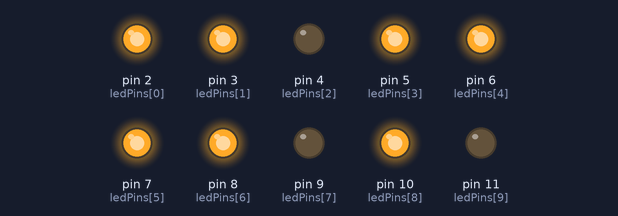
The sketch below on a simulated Arduino Uno, built with avr-gcc and run on an emulated ATmega328P. On the bench: output pins drawn as LEDs (lit = HIGH).

Above: at 1.49 s.
At 3.65 s:
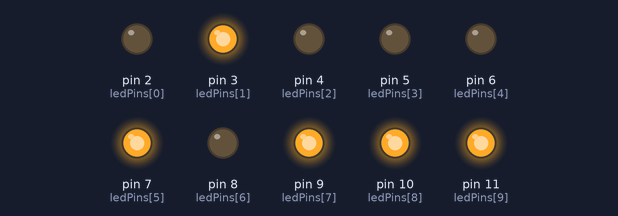
At 6.1 s:
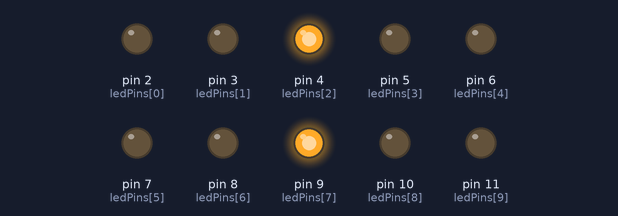
At 6.31 s:
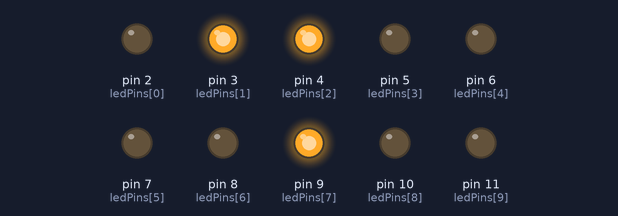
At 6.85 s:
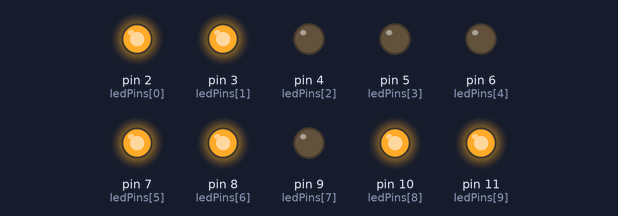
At 8.7 s:
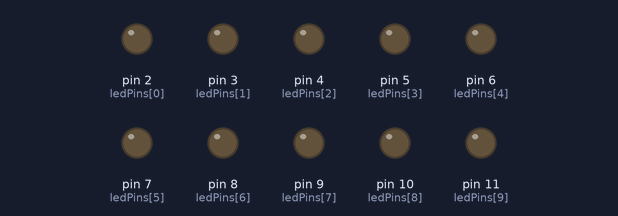
Timing chart, 0 to 12.7 s (numbered marks = the images above):
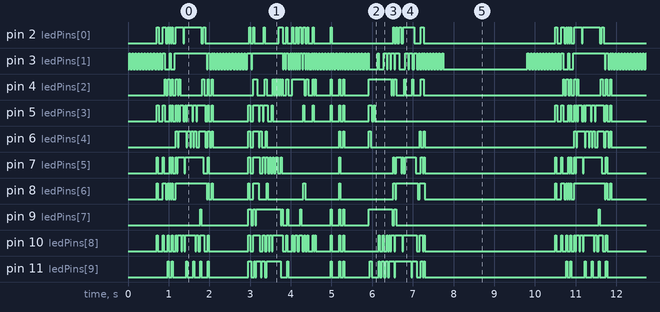

The sketch:

sketch_nov6a.ino
```cpp
// int ledPin = 2;

// void setup() {
//   pinMode(ledPin, OUTPUT);
// }

// // Convert Hz → delay time (ms) for on/off half-cycle
// int hzToDelay(float hz) {
//   float period = 1000.0 / hz;    // total period in milliseconds
//   return (int)(period / 2.0);    // half period for on/off each
// }

// void loop() {
//   float freq = 20.0;              // ← change this to your target Hz
//   int delayTime = hzToDelay(freq);

//   digitalWrite(ledPin, HIGH);
//   delay(delayTime);
//   digitalWrite(ledPin, LOW);
//   delay(delayTime);
// }

#include "spike_data1.h"
#include <avr/pgmspace.h>

int ledPins[] = {2,3,4,5,6,7,8,9,10,11};
const uint16_t frame_delay_ms = 25;

void setup() {
  for (int i = 0; i < num_neurons; i++) {
    pinMode(ledPins[i], OUTPUT);
  }
}

void loop() {
  for (int t = 0; t < num_timesteps; t++) {
    for (int n = 0; n < num_neurons; n++) {
      uint8_t val = pgm_read_byte(&(spike_data[t][n]));
      digitalWrite(ledPins[n], val);
    }
    delay(frame_delay_ms);
  }

  for (int i = 0; i < 10; i++) {
    digitalWrite(ledPins[i], LOW);
  }

  delay(2000);
}
```

Source omitted: spike_data1.h (data table, 10715 bytes)

Measured:
- by itself, pin 2 (ledPins[0]), pin 3 (ledPins[1]), pin 4 (ledPins[2]), pin 5 (ledPins[3]), pin 6 (ledPins[4]), pin 7 (ledPins[5]), pin 8 (ledPins[6]), pin 9 (ledPins[7]), pin 10 (ledPins[8]), pin 11 (ledPins[9]): moves between LOW and HIGH, repeating every 9.8 s
